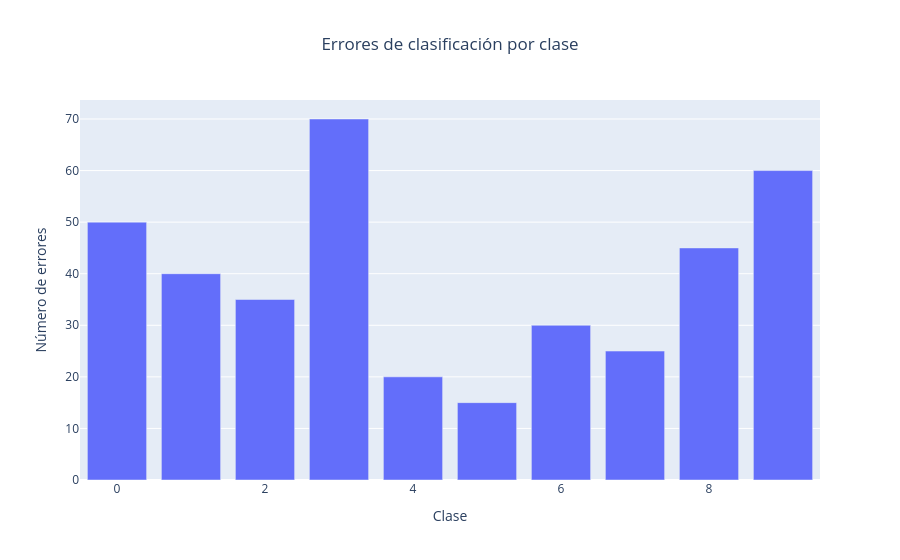
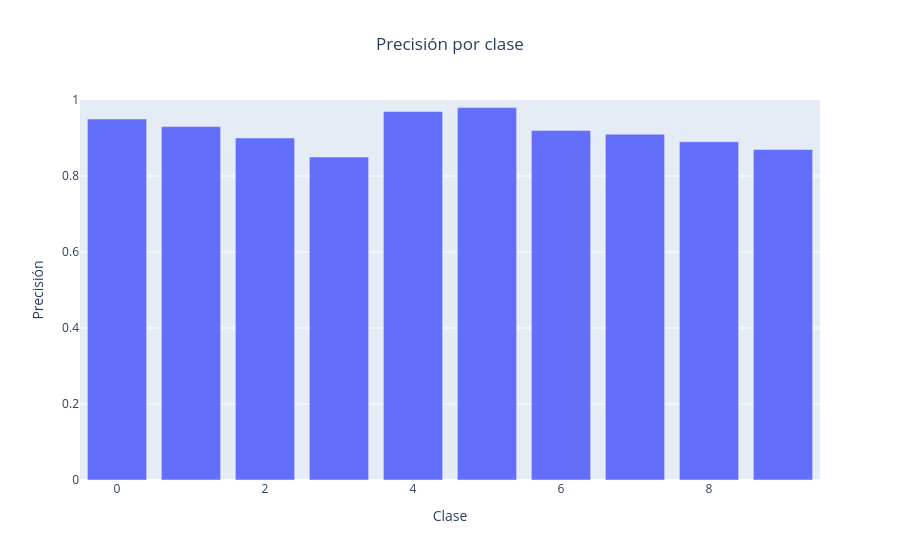

Notebook code cell kept with these figures, in order:
### Markdown cell above
## Ejercicios: selección de gráficos, paletas y escalas

### Ejercicio 1: elegir un gráfico para los errores y la precisión

- **Errores por clase:** usaría un gráfico de barras, porque las clases son categorías discretas y se comparan sus recuentos.
- **Precisión por clase:** también usaría barras para comparar directamente el valor de cada clase. Un gráfico de líneas podría sugerir una continuidad u orden cuantitativo entre las clases que aquí no existe.

### Code cell
import pandas as pd
import plotly.express as px

df_errors = pd.DataFrame(
    {
        "clase": list(range(10)),
        "errores": [50, 40, 35, 70, 20, 15, 30, 25, 45, 60],
        "precision": [0.95, 0.93, 0.90, 0.85, 0.97, 0.98, 0.92, 0.91, 0.89, 0.87],
    }
)
fig_errores_clase = px.bar(
    df_errors,
    x="clase",
    y="errores",
    title="Errores de clasificación por clase",
    labels={"clase": "Clase", "errores": "Número de errores"},
)
fig_errores_clase.update_layout(title_x=0.5)
fig_errores_clase.show()

fig_precision_clase = px.bar(
    df_errors,
    x="clase",
    y="precision",
    title="Precisión por clase",
    labels={"clase": "Clase", "precision": "Precisión"},
)
fig_precision_clase.update_yaxes(range=[0, 1])
fig_precision_clase.update_layout(title_x=0.5)
fig_precision_clase.show()

### Figure 1 — Plotly figure (JSON) as saved in the notebook; plotly's stock layout.template omitted (floating-point values rounded to 4 significant figures)
{"data": [{"hovertemplate": "Clase=%{x}<br>Número de errores=%{y}<extra></extra>", "legendgroup": "", "marker": {"color": "#636efa", "pattern": {"shape": ""}}, "name": "", "orientation": "v", "showlegend": false, "textposition": "auto", "type": "bar", "x": [0, 1, 2, 3, 4, 5, 6, 7, 8, 9], "xaxis": "x", "y": [50, 40, 35, 70, 20, 15, 30, 25, 45, 60], "yaxis": "y"}], "layout": {"barmode": "relative", "legend": {"tracegroupgap": 0}, "title": {"text": "Errores de clasificación por clase", "x": 0.5}, "xaxis": {"anchor": "y", "domain": [0, 1], "title": {"text": "Clase"}}, "yaxis": {"anchor": "x", "domain": [0, 1], "title": {"text": "Número de errores"}}}}

### Figure 2 — Plotly figure (JSON) as saved in the notebook; plotly's stock layout.template omitted (floating-point values rounded to 4 significant figures)
{"data": [{"hovertemplate": "Clase=%{x}<br>Precisión=%{y}<extra></extra>", "legendgroup": "", "marker": {"color": "#636efa", "pattern": {"shape": ""}}, "name": "", "orientation": "v", "showlegend": false, "textposition": "auto", "type": "bar", "x": [0, 1, 2, 3, 4, 5, 6, 7, 8, 9], "xaxis": "x", "y": [0.95, 0.93, 0.9, 0.85, 0.97, 0.98, 0.92, 0.91, 0.89, 0.87], "yaxis": "y"}], "layout": {"barmode": "relative", "legend": {"tracegroupgap": 0}, "title": {"text": "Precisión por clase", "x": 0.5}, "xaxis": {"anchor": "y", "domain": [0, 1], "title": {"text": "Clase"}}, "yaxis": {"anchor": "x", "domain": [0, 1], "range": [0, 1], "title": {"text": "Precisión"}}}}
